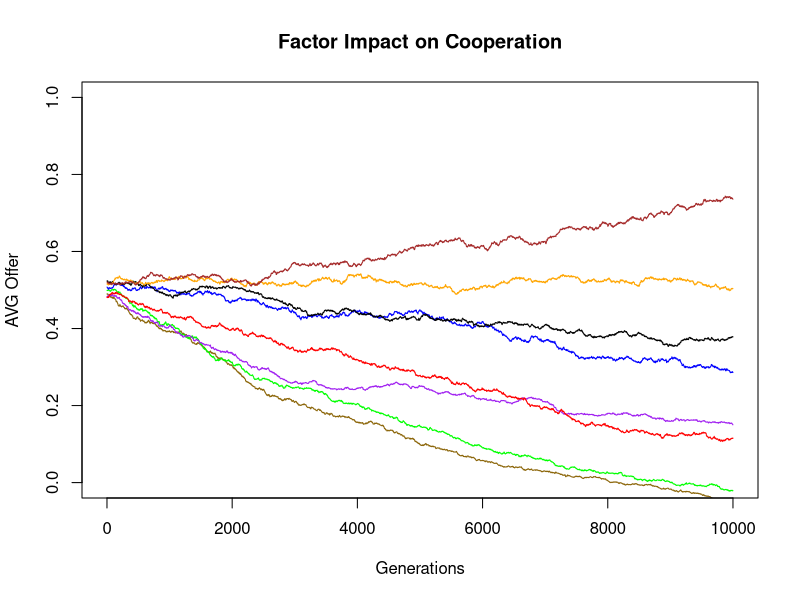

Write R code to recreate this figure.
values1 <- read.csv("stats/Factor/PGG_stats_F-.00_B-1.0.txt", header = FALSE)
values2 <- read.csv("stats/Factor/PGG_stats_F-1.00_B-1.0.txt", header = FALSE)
values3 <- read.csv("stats/Factor/PGG_stats_F-2.00_B-1.0.txt", header = FALSE)
values4 <- read.csv("stats/Factor/PGG_stats_F-3.00_B-1.0.txt", header = FALSE)
values5 <- read.csv("stats/Factor/PGG_stats_F-4.00_B-1.0.txt", header = FALSE)
values6 <- read.csv("stats/Factor/PGG_stats_F-5.00_B-1.0.txt", header = FALSE)
values7 <- read.csv("stats/Factor/PGG_stats_F-6.00_B-1.0.txt", header = FALSE)
values8 <- read.csv("stats/Factor/PGG_stats_F-7.50_B-1.0.txt", header = FALSE)
len <- length(values1[[1]])
plot(1:len, values1[[1]], ylim = c(0,1), type = "l", main = "Factor Impact on Cooperation", xlab = "Generations", ylab = "AVG Offer", col="darkgoldenrod4")
lines(1:len, values2[[1]], col = "green")
lines(1:len, values3[[1]], col = "purple")
lines(1:len, values4[[1]], col = "red")
lines(1:len, values5[[1]], col = "blue")
lines(1:len, values6[[1]], col = "black")
lines(1:len, values7[[1]], col = "orange")
lines(1:len, values8[[1]], col = "brown")

par(mar=c(5.1, 5, 5, 8.1), xpd=TRUE)
legend(x="topright",inset=c(-0.31,0),
       legend=c("F = 0","F = 1","F = 2","F = 3","F = 4","F = 5","F = 6","F = 7.5"),
       lty=c(1),
       col=c("darkgoldenrod4","green","purple","red","blue","black","orange", "brown") )
